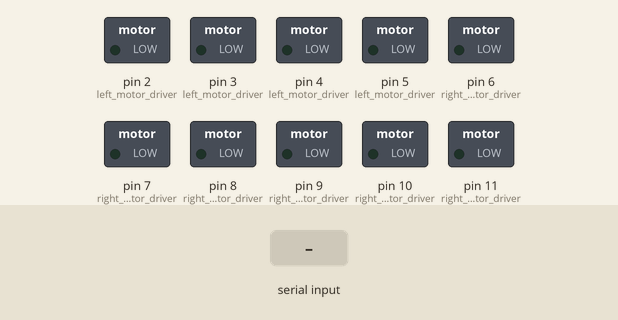
Bench run of a sketch on a simulated Arduino Uno, built with avr-gcc and run on an emulated ATmega328P. Parts: switched loads named in the sketch (green lamp = pin HIGH). Inputs (shaded band) come from the test bench. Pins used as bus, display or sensor lines are not drawn; what the sketch prints to the serial monitor is not drawn.

Above: at 1.2 s.
1.3 s: "2" received over Serial
At 2.4 s:
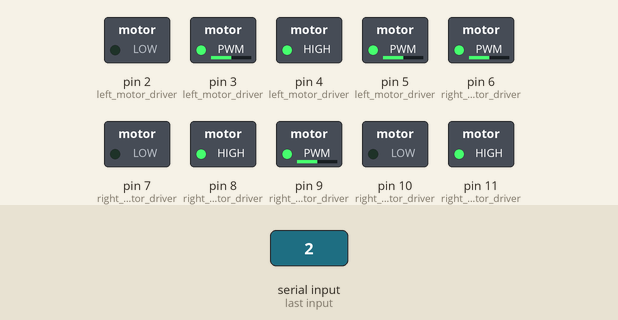
2.8 s: byte 56 (UP) received over Serial
At 3.5 s:
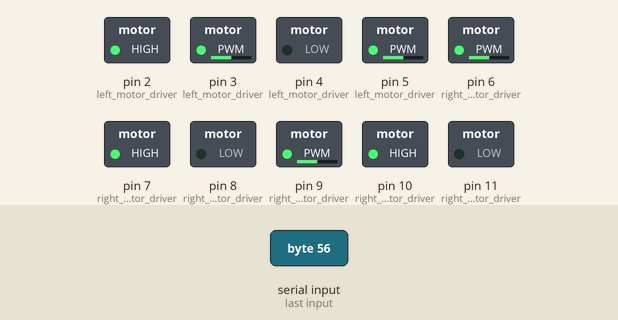
4.3 s: byte 52 (LEFT) received over Serial
At 4.7 s:
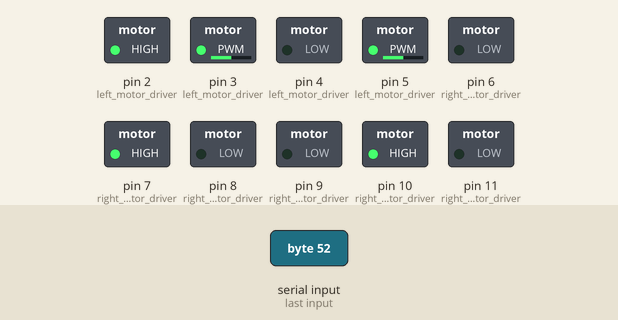
5.8 s: byte 54 (RIGHT) received over Serial
At 7.0 s:
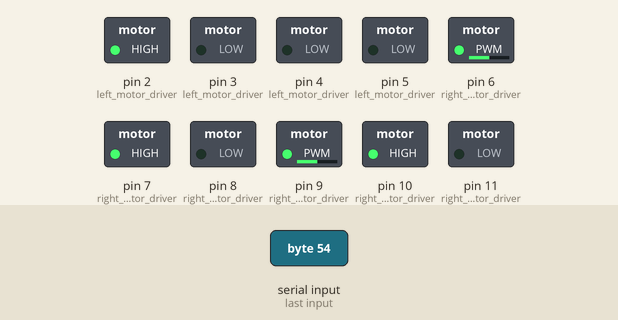
7.3 s: byte 53 (STOP) received over Serial
At 8.1 s:
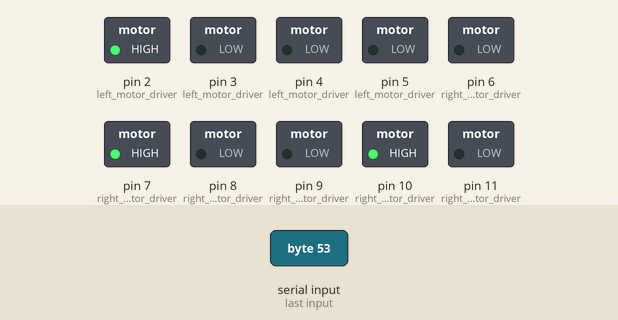
Timing chart, 0 to 9.8 s (numbered marks = the images above; inputs shaded):
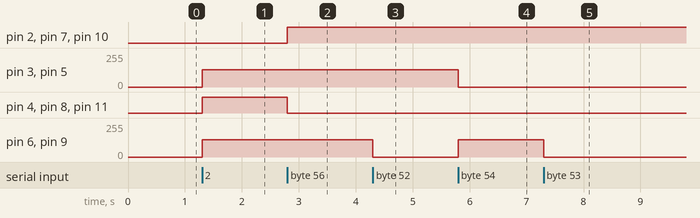

The sketch:

dual_L298N_with_arrow_key.ino
```cpp
//Test code with dual L298N motor drivers (4 motors)that utilizes serial input from keyboard
// to turn all four motors in specific direction to move a rover in different directions

//8: All motors forward
//2: All motors backwards
//4: Left motors forward
//6: Right motors forward
//5: STOP

// Author: Prashant Lalwani
// 10/27/2017


//////////////////////////////
// defines for ASCII input //
////////////////////////////

#define LEFT 52
#define RIGHT 54
#define UP 56
#define DOWN 50
#define STOP 53


/////////////////////////////////////////////////////////////////////////////
//defines to send to motor driver function indicating direction of motors //
///////////////////////////////////////////////////////////////////////////

#define FORWARD 8
#define BACKWARD 2


///////////////////////
// global variables //
/////////////////////

int direction;

// left motor driver array specifying pinouts
int left_motor_driver[2][3] =
{
  {0,1,3}, //IN1,IN2,ENA
  {2,4,5}, //IN3,IN4,ENB
};

// right motor driver array specifying pinouts
int right_motor_driver[2][3] =
{
  {7,8,6}, //IN1,IN2,ENA
  {10,11,9}, //IN3,IN4,ENB
};


////////////
// Setup //
//////////

void setup()
{
  Serial.begin(9600); // initialize Serial

  // setup all pins being used by both motor driver as OUTPUT
  for(int i=0; i<2; i++) // loop over both motors
  {
    for(int j=0; j<3; j++) // loop over all pins of motor
    {
      pinMode(left_motor_driver[i][j],OUTPUT);
      pinMode(right_motor_driver[i][j],OUTPUT);
    }
  }
  Serial.println("8: All motors forward\n2: All motors backwards\n4:left motors forward\n6: right motors forward\n5: STOP");
}


///////////
// Main //
/////////

void loop()
{
  // Assign direction received from Serial port
  if(Serial.available() > 0){
    direction = Serial.read();
  }

  // drive motors as per Serial input
  switch (direction){

    case UP:
    drive_left_motors(FORWARD);
    drive_right_motors(FORWARD);
    break;

    case DOWN:
    //down
    drive_left_motors(BACKWARD);
    drive_right_motors(BACKWARD);
    break;

    case LEFT:
    // left
    drive_left_motors(FORWARD);
    drive_right_motors(STOP);
    break;

    case RIGHT:
    //right
    drive_left_motors(STOP);
    drive_right_motors(FORWARD);
    break;

    case STOP:
    //stop
    drive_left_motors(STOP);
    drive_right_motors(STOP);
  }
}


////////////////////////////////////
// function to drive left motors //
//////////////////////////////////

void drive_left_motors(int motor_direction)
{
  for(int i = 0; i < 2; i++)
  {
    switch(motor_direction)
    {
      case FORWARD:
      digitalWrite(left_motor_driver[i][0], HIGH); //IN1: high
      digitalWrite(left_motor_driver[i][1], LOW); //IN2: low
      analogWrite(left_motor_driver[i][2],128); //EN: PWM
      break;

      case BACKWARD:
      digitalWrite(left_motor_driver[i][0], LOW); //IN1: low
      digitalWrite(left_motor_driver[i][1], HIGH); //IN2: high
      analogWrite(left_motor_driver[i][2],128); //EN: PWM
      break;

      case STOP:
      analogWrite(left_motor_driver[i][2],0); //EN: low
      break;
    }
  }
}


/////////////////////////////////////
// function to drive right motors //
///////////////////////////////////

void drive_right_motors(int motor_direction)
{
   for(int i = 0; i < 2; i++)
  {
    switch(motor_direction)
    {
      case FORWARD:
      digitalWrite(right_motor_driver[i][0], HIGH); //IN1: high
      digitalWrite(right_motor_driver[i][1], LOW); //IN2: low
      analogWrite(right_motor_driver[i][2],128); //EN: PWM
      break;

      case BACKWARD:
      digitalWrite(right_motor_driver[i][0], LOW); //IN1: low
      digitalWrite(right_motor_driver[i][1], HIGH); //IN2: high
      analogWrite(right_motor_driver[i][2],128); //EN: PWM
      break;

      case STOP:
      analogWrite(right_motor_driver[i][2],0); //EN: low
      break;
    }
  }
}
```

Measured:
- after the input at 1.3 s, pin 3 (left_motor_driver), pin 5 (left_motor_driver), pin 6 (right_motor_driver), pin 9 (right_motor_driver): 0/255 → 128/255 at once; pin 4 (left_motor_driver), pin 8 (right_motor_driver), pin 11 (right_motor_driver): LOW → HIGH at once
- after the input at 2.8 s, pin 2 (left_motor_driver), pin 7 (right_motor_driver), pin 10 (right_motor_driver): LOW → HIGH at once; pin 4 (left_motor_driver), pin 8 (right_motor_driver), pin 11 (right_motor_driver): HIGH → LOW at once
- after the input at 4.3 s, pin 6 (right_motor_driver), pin 9 (right_motor_driver): 128/255 → 0/255 at once
- after the input at 5.8 s, pin 3 (left_motor_driver), pin 5 (left_motor_driver): 128/255 → 0/255 at once; pin 6 (right_motor_driver), pin 9 (right_motor_driver): 0/255 → 128/255 at once
- after the input at 7.3 s, pin 6 (right_motor_driver), pin 9 (right_motor_driver): 128/255 → 0/255 at once
